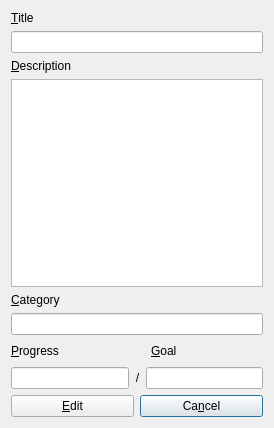
<?xml version="1.0" encoding="UTF-8"?>
<ui version="4.0">
 <class>EditGoalDialog</class>
 <widget class="QDialog" name="EditGoalDialog">
  <property name="geometry">
   <rect>
    <x>0</x>
    <y>0</y>
    <width>274</width>
    <height>428</height>
   </rect>
  </property>
  <property name="windowTitle">
   <string>Edit Goal</string>
  </property>
  <layout class="QVBoxLayout" name="verticalLayout">
   <item>
    <widget class="QLabel" name="label_title">
     <property name="text">
      <string>&amp;Title</string>
     </property>
     <property name="buddy">
      <cstring>edit_title</cstring>
     </property>
    </widget>
   </item>
   <item>
    <widget class="QLineEdit" name="edit_title"/>
   </item>
   <item>
    <widget class="QLabel" name="label_description">
     <property name="text">
      <string>&amp;Description</string>
     </property>
     <property name="buddy">
      <cstring>edit_description</cstring>
     </property>
    </widget>
   </item>
   <item>
    <widget class="QTextEdit" name="edit_description"/>
   </item>
   <item>
    <widget class="QLabel" name="label_category">
     <property name="text">
      <string>&amp;Category</string>
     </property>
     <property name="buddy">
      <cstring>edit_category</cstring>
     </property>
    </widget>
   </item>
   <item>
    <widget class="QLineEdit" name="edit_category"/>
   </item>
   <item>
    <layout class="QHBoxLayout" name="horizontalLayout_3">
     <item>
      <widget class="QLabel" name="label_progress">
       <property name="text">
        <string>&amp;Progress</string>
       </property>
       <property name="buddy">
        <cstring>edit_progress</cstring>
       </property>
      </widget>
     </item>
     <item>
      <spacer name="horizontalSpacer">
       <property name="orientation">
        <enum>Qt::Orientation::Horizontal</enum>
       </property>
       <property name="sizeHint" stdset="0">
        <size>
         <width>40</width>
         <height>20</height>
        </size>
       </property>
      </spacer>
     </item>
     <item>
      <widget class="QLabel" name="label_goal">
       <property name="text">
        <string>&amp;Goal</string>
       </property>
       <property name="buddy">
        <cstring>edit_goal</cstring>
       </property>
      </widget>
     </item>
     <item>
      <spacer name="horizontalSpacer_2">
       <property name="orientation">
        <enum>Qt::Orientation::Horizontal</enum>
       </property>
       <property name="sizeHint" stdset="0">
        <size>
         <width>40</width>
         <height>20</height>
        </size>
       </property>
      </spacer>
     </item>
    </layout>
   </item>
   <item>
    <layout class="QHBoxLayout" name="horizontalLayout">
     <item>
      <widget class="QLineEdit" name="edit_progress"/>
     </item>
     <item>
      <widget class="QLabel" name="label_outof">
       <property name="text">
        <string>/</string>
       </property>
       <property name="alignment">
        <set>Qt::AlignmentFlag::AlignCenter</set>
       </property>
      </widget>
     </item>
     <item>
      <widget class="QLineEdit" name="edit_goal"/>
     </item>
    </layout>
   </item>
   <item>
    <layout class="QHBoxLayout" name="horizontalLayout_2">
     <item>
      <widget class="QPushButton" name="button_edit">
       <property name="text">
        <string>&amp;Edit</string>
       </property>
       <property name="autoDefault">
        <bool>false</bool>
       </property>
       <property name="default">
        <bool>false</bool>
       </property>
      </widget>
     </item>
     <item>
      <widget class="QPushButton" name="button_cancel">
       <property name="text">
        <string>Ca&amp;ncel</string>
       </property>
       <property name="autoDefault">
        <bool>false</bool>
       </property>
       <property name="default">
        <bool>true</bool>
       </property>
      </widget>
     </item>
    </layout>
   </item>
  </layout>
 </widget>
 <resources/>
 <connections>
  <connection>
   <sender>button_cancel</sender>
   <signal>clicked()</signal>
   <receiver>EditGoalDialog</receiver>
   <slot>reject()</slot>
   <hints>
    <hint type="sourcelabel">
     <x>234</x>
     <y>296</y>
    </hint>
    <hint type="destinationlabel">
     <x>221</x>
     <y>308</y>
    </hint>
   </hints>
  </connection>
 </connections>
</ui>
